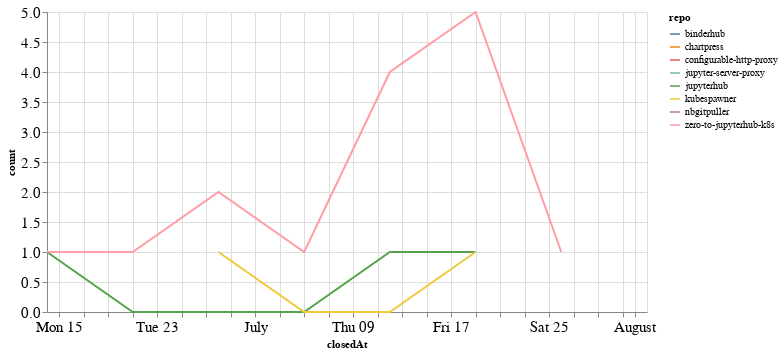

Source (notebook cell):
### Code cell
closed_by_time = closed_by.groupby('repo').resample('W', on='closedAt').count()['author'].reset_index()
closed_by_time = closed_by_time.rename(columns={'author': 'count'})

alt.Chart(closed_by_time, width=600).mark_line().encode(
    x='closedAt',
    y='count',
    color='repo',
    tooltip="repo"
)

### Figure 1 — Vega-Lite specification as saved in the notebook (floating-point values rounded to 4 significant figures)
{"config": {"axisLeft": {"labelFontSize": 15}, "axisBottom": {"labelFontSize": 15}}, "data": {"name": "data-dd7c98475be4b15a80871c19167f7aa4"}, "mark": "line", "encoding": {"color": {"type": "nominal", "field": "repo"}, "tooltip": {"type": "nominal", "field": "repo"}, "x": {"type": "temporal", "field": "closedAt"}, "y": {"type": "quantitative", "field": "count"}}, "width": 600, "$schema": "https://vega.github.io/schema/vega-lite/v4.8.1.json", "datasets": {"data-dd7c98475be4b15a80871c19167f7aa4": [{"repo": "binderhub", "closedAt": "2020-07-26T00:00:00", "count": 1}, {"repo": "chartpress", "closedAt": "2020-07-19T00:00:00", "count": 1}, {"repo": "configurable-http-proxy", "closedAt": "2020-07-05T00:00:00", "count": 2}, {"repo": "jupyter-server-proxy", "closedAt": "2020-08-02T00:00:00", "count": 1}, {"repo": "jupyterhub", "closedAt": "2020-06-14T00:00:00", "count": 1}, {"repo": "jupyterhub", "closedAt": "2020-06-21T00:00:00", "count": 0}, {"repo": "jupyterhub", "closedAt": "2020-06-28T00:00:00", "count": 0}, {"repo": "jupyterhub", "closedAt": "2020-07-05T00:00:00", "count": 0}, {"repo": "jupyterhub", "closedAt": "2020-07-12T00:00:00", "count": 1}, {"repo": "jupyterhub", "closedAt": "2020-07-19T00:00:00", "count": 1}, {"repo": "kubespawner", "closedAt": "2020-06-28T00:00:00", "count": 1}, {"repo": "kubespawner", "closedAt": "2020-07-05T00:00:00", "count": 0}, {"repo": "kubespawner", "closedAt": "2020-07-12T00:00:00", "count": 0}, {"repo": "kubespawner", "closedAt": "2020-07-19T00:00:00", "count": 1}, {"repo": "nbgitpuller", "closedAt": "2020-08-02T00:00:00", "count": 4}, {"repo": "zero-to-jupyterhub-k8s", "closedAt": "2020-06-14T00:00:00", "count": 1}, {"repo": "zero-to-jupyterhub-k8s", "closedAt": "2020-06-21T00:00:00", "count": 1}, {"repo": "zero-to-jupyterhub-k8s", "closedAt": "2020-06-28T00:00:00", "count": 2}, {"repo": "zero-to-jupyterhub-k8s", "closedAt": "2020-07-05T00:00:00", "count": 1}, {"repo": "zero-to-jupyterhub-k8s", "closedAt": "2020-07-12T00:00:00", "count": 4}, {"repo": "zero-to-jupyterhub-k8s", "closedAt": "2020-07-19T00:00:00", "count": 5}, {"repo": "zero-to-jupyterhub-k8s", "closedAt": "2020-07-26T00:00:00", "count": 1}]}}
